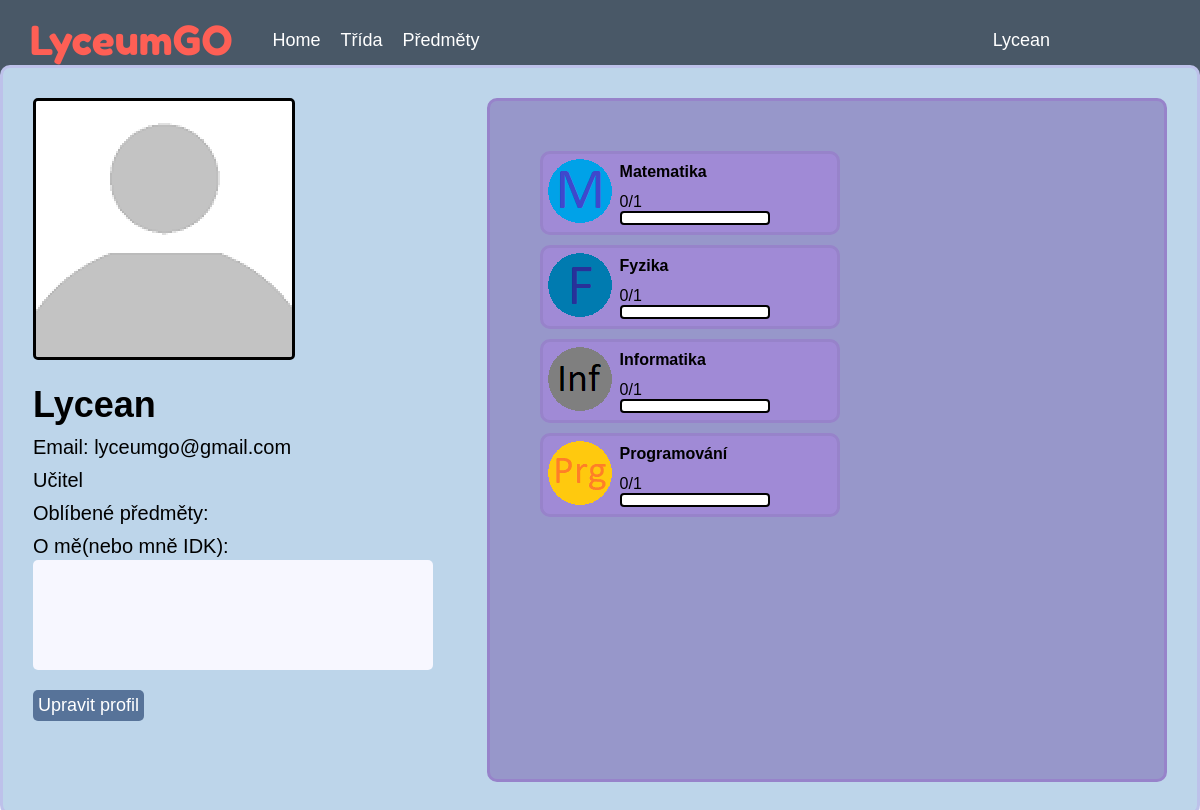
The app's page /profile (signed in) with its own data.
### website/models.py (models this page shows)
class User (db.Model,UserMixin):
    id=db.Column(db.Integer, primary_key=True)
    name = db.Column(db.String(20), unique=True)
    email = db.Column(db.String(50), unique=True)
    password = db.Column(db.String(1000))
    notes = db.relationship("Notes")
    person = db.Column(db.String(7))
    grate = db.Column(db.Integer)
    score = db.Column(db.Integer)
    achievements = db.Column(db.String(200))
    classroom = db.Column(db.String(20))
    beginning = db.Column(db.Integer)
    math = db.relationship("Math")
    physic = db.relationship("Physic")
    informatics = db.relationship("Informatics")
    programming = db.relationship("Programming")

class Math (db.Model):
    id=db.Column(db.Integer, primary_key=True)
    progress1=db.Column(db.String(10))
    tests1=db.Column(db.String(100))
    user_id = db.Column(db.Integer, db.ForeignKey('user.id'))
    favourite = db.Column(db.Boolean)

class Physic (db.Model):
    id=db.Column(db.Integer, primary_key=True)
    progress1=db.Column(db.String(10))
    tests1=db.Column(db.String(100))
    user_id = db.Column(db.Integer, db.ForeignKey('user.id'))
    favourite = db.Column(db.Boolean)

class Informatics (db.Model):
    id=db.Column(db.Integer, primary_key=True)
    progress1=db.Column(db.String(10))
    tests1=db.Column(db.String(100))
    user_id = db.Column(db.Integer, db.ForeignKey('user.id'))
    favourite = db.Column(db.Boolean)

class Programming (db.Model):
    id=db.Column(db.Integer, primary_key=True)
    progress1=db.Column(db.String(10))
    tests1=db.Column(db.String(100))
    user_id = db.Column(db.Integer, db.ForeignKey('user.id'))
    favourite = db.Column(db.Boolean)

### website/views.py (the view, shortened to what this page needs)
@views.route("/profile",methods=["GET","POST"])
def profile():
    if current_user.is_authenticated:
        subjects=getSubjects()
        note=Notes.query.filter_by(user_id=current_user.id).first()
        db.session.commit()
        return render_template("profile.html",user=current_user,note=note,subjects=subjects)
    else:
        return redirect(url_for("auth.login"))

### website/views.py (called while the page is built)
def getSubjects():
    return {"Matematika":Math.query.filter_by(user_id=current_user.id).first(),"Fyzika":Physic.query.filter_by(user_id=current_user.id).first(),"Informatika":Informatics.query.filter_by(user_id=current_user.id).first(),"Programování":Programming.query.filter_by(user_id=current_user.id).first(),}

### website/templates/profile.html (shortened to what this page needs)
{%extends "baselog.html"%}
{%block head%}
<link rel= "stylesheet" type= "text/css" href="{{url_for('static', filename='/stylesheets/profile.css')}}">
<link rel= "stylesheet" type= "text/css" href="{{url_for('static', filename='/stylesheets/zarovnavac.css')}}">
{%endblock%}
{%block content%}
<div id="flex-container">
<div id="Info">
    <div id="user">
        <img src="{{url_for('static',filename='images/Incognito.png')}}" class="UserImg">
        <div id="info">
            <p style="font-size: 36px;"><b>{{user.name}}</b></p>
            <p class="information">Email: {{user.email}}</p>
            {%if user.person=="s"%}
                <p class="information">Ročník: {{user.grate}}</p>
            {%else%}
                <p class="information">Učitel</p>
            {%endif%}
            <p class="information">Oblíbené předměty:{%for i,subject in subjects.items()%}{%if subject.favourite%} {{i}}{%endif%} {%endfor%}</p>
            <p class="information">O mě(nebo mně IDK):</p>
            <p id="ProfileAboutMe">
            </p>
        </div>
        <a href="editprofile"><p class="BasicButton">Upravit profil</p></a>
    </div>
    <div id="userstats">
        <form action="" method="POST">
        {%for i,subject in subjects.items()%}
            <div class="subjects" style="float: left;">
                <table>
                    <tr >
                        <td rowspan="3"><img src="{{url_for('static',filename='images/'+i+'.png')}}"></td>
                        <td><p><b>{{i}}
                        </b></p></td>
                    </tr>
                    <tr>
                        <td><span id='{{i}}'>{{subject.progress1}}</span>
                            <div class="bar_jak_sar">
                            </div>
                        </td>
                    </tr>
                </table>
            </div>
        {%endfor%}
    </div>
</div>
</div>
{% endblock %}

### website/templates/baselog.html (shortened to what this page needs)
<!DOCTYPE html>
<html>
<head>
    <link rel= "stylesheet" type= "text/css" href="{{url_for('static', filename='/stylesheets/universal.css')}}">
    <link rel= "stylesheet" type= "text/css" href="{{url_for('static', filename='/stylesheets/style.css')}}">
    {%block head%}
    {%endblock%}
</head>
<body>
    <nav class="Nav">
        <p class="Name">LyceumGO</p>
        <div class="Buttons">
            <a href="home" class="link">Home</a>
            <a href="classroom" class="link">Třída</a>
            <a href="subjects" class="link">Předměty</a>
            <div class="dropdown">
                <button class="button--">{{user.name}}</button>
            </div>
        </div>
    </nav>
    {%block content%}
    {%endblock%}
</body>
</html>

### website/static/stylesheets/universal.css (style rules this page uses)
* { margin: 0; padding: 0; box-sizing: border-box; }
html { height:100%; }
body { height:100%; background-color: rgb(239, 239, 250); font-family: arial; }

### website/static/stylesheets/style.css (style rules this page uses)
.Name { color:rgb(254, 95, 85); position:relative; font-size:40px; font-family:fredokaone; margin:0px 20px; padding:10px }
.Nav { background-color: rgb(73, 88, 103); width:100%; display:flex; align-items:center; height:10vh }
.Buttons { width:100%; position:relative; display:flex }
.link { margin:0px 10px; }
.dropdown { position: absolute; right:150px; }
.Buttons button,a { background: none; text-decoration: none; border: none; color: white; font-size: 18px; cursor:pointer }
.BasicButton { margin:10px 0px; background-color: rgb(87, 115, 153); padding:5px; border: 3px; border-radius: 5px; display:inline-block; clear:both; cursor:pointer; color:white; font-size: 18px; }

### website/static/stylesheets/profile.css (style rules this page uses)
#Info { background-color: rgb(189, 213, 234); padding:30px; width:1200px; height:750px; border: solid rgb(189, 193, 234); border-radius: 10px; }
#user { width:40%; float:left; }
#userstats { background-color: rgb(151, 151, 202); width:60%; float:left; height:100%; padding:50px; border: solid rgb(151, 131, 202); border-radius: 10px; }
.UserImg { border:3px solid; border-radius:5px; }
#info { margin-top:20px; margin-bottom:10px; font-size:20px; font-family:"Arial"; }
#ProfileAboutMe { background-color: rgb(247, 247, 255); border-radius: 5px; width:400px; height:110px; margin-top:2px; padding:5px; font-size: 14px; }
td { padding:3px }
.subjects { margin-bottom:10px; width:300px; border: solid rgb(151, 131, 202); border-radius: 10px; background-color: rgb(160, 138, 214); }
.information { margin-top:10px; }
::placeholder { color: black; }
.bar_jak_sar { height: 14px; width: 150px; border: 2px solid black; background-color: white; border-radius: 4px; }

### website/static/stylesheets/zarovnavac.css (style rules this page uses)
#flex-container { display:flex; justify-content:center; align-items: center; height:90vh; }

### records on screen
User: name "Lycean", email "lyceumgo@gmail.com"
Math: shows a picture, i "Matematika", progress1 "0/1"
Physic: shows a picture, i "Fyzika", progress1 "0/1"
Informatics: shows a picture, i "Informatika", progress1 "0/1"
Programming: shows a picture, i "Programování", progress1 "0/1"
